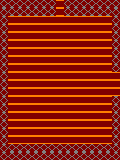

Rendered tile map (Tiled .tmx) drawn with the repository's tilesets; below, a short description and the full map source, tile grids included:
An orthogonal 15x20 tile map with 8x8 px tiles, 1 tile layer (Capa de Patrones 1).

<map version="1.0" tiledversion="2018.06.01" orientation="orthogonal" renderorder="right-down" width="15" height="20" tilewidth="8" tileheight="8" infinite="0" nextlayerid="2" nextobjectid="1">
 <tileset firstgid="1" name="tiles" tilewidth="8" tileheight="8" tilecount="45" columns="9">
  <image source="../tiles.png" width="72" height="40" />
 </tileset>
 <layer id="1" name="Capa de Patrones 1" width="15" height="20">
  <data encoding="csv">
31,31,31,31,31,31,31,1,31,31,31,31,31,31,31,
32,31,31,31,31,31,31,1,31,31,31,31,31,31,32,
32,1,1,1,1,1,1,1,1,1,1,1,1,1,32,
32,1,1,1,1,1,1,1,1,1,1,1,1,1,32,
32,1,1,1,1,1,1,1,1,1,1,1,1,1,32,
32,1,1,1,1,1,1,1,1,1,1,1,1,1,32,
32,1,1,1,1,1,1,1,1,1,1,1,1,1,32,
32,1,1,1,1,1,1,1,1,1,1,1,1,1,32,
32,1,1,1,1,1,1,1,1,1,1,1,1,1,32,
32,1,1,1,1,1,1,1,1,1,1,1,1,1,1,
32,1,1,1,1,1,1,1,1,1,1,1,1,1,1,
32,1,1,1,1,1,1,1,1,1,1,1,1,1,1,
32,1,1,1,1,1,1,1,1,1,1,1,1,1,32,
32,1,1,1,1,1,1,1,1,1,1,1,1,1,32,
32,1,1,1,1,1,1,1,1,1,1,1,1,1,32,
32,1,1,1,1,1,1,1,1,1,1,1,1,1,32,
32,1,1,1,1,1,1,1,1,1,1,1,1,1,32,
32,1,1,1,1,1,1,1,1,1,1,1,1,1,32,
32,31,31,31,31,31,31,31,31,31,31,31,31,31,32,
32,32,32,32,32,32,32,32,32,32,32,32,32,32,32
</data>
 </layer>
</map>
